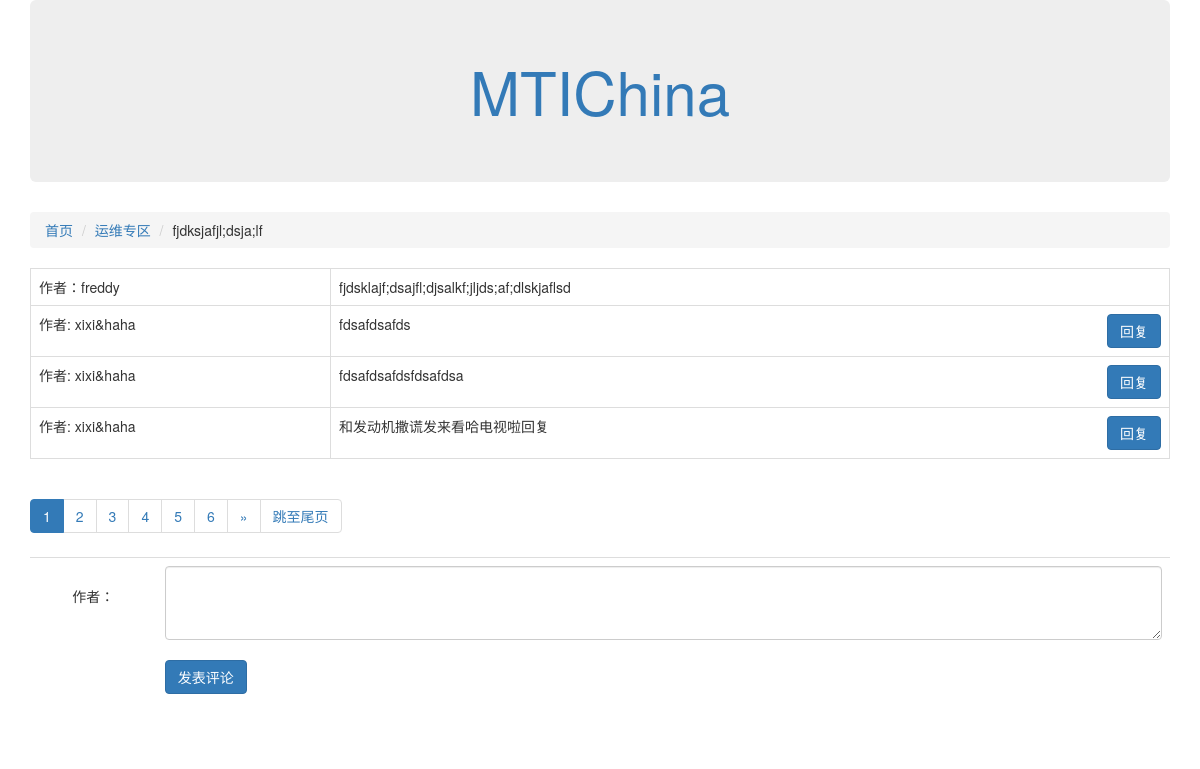
Page /article/detail/24 on the committed database.
### article/models.py (models this page shows, shortened)
class Article(models.Model):
    owner = models.ForeignKey(User,verbose_name="作者")
    block = models.ForeignKey(Block,verbose_name="文章ID")
    title = models.CharField("文章标题", max_length=100)
    content = models.CharField("文章内容", max_length=10000)
    status = models.IntegerField("状态",
                                 choices=((0,"正常"),(-1,"删除"))
                                 )
    author = models.CharField("Sevens", max_length=100)
    create_timestamp = models.DateTimeField("文章创建时间", auto_now_add=True)
    last_update_timestamp = models.DateTimeField("文章更新时刻", auto_now=True)
    class Meta:
        verbose_name = "文章"
        verbose_name_plural = "文章（列表）"

### block/models.py (models this page shows)
class Block(models.Model):
    name = models.CharField("版块名称",max_length=100)
    descp = models.CharField("版块描述",max_length=100)
    admin = models.CharField("版块管理员名称",max_length=100)
    status = models.IntegerField("状态",choices=((0,"正常"),(-1,"删除")))
    def __str__(self):
        return self.name
    class Meta:
        verbose_name = "版块"
        verbose_name_plural = "版块（列表）"

### comment/models.py (models this page shows, shortened)
class Comment(models.Model):
    owner = models.ForeignKey(User, verbose_name="评论作者")
    article = models.ForeignKey(Article, verbose_name="所评论文章")
    content = models.CharField("评论内容",max_length=10000)
    status = models.IntegerField("状态",
                                 choices=((0, "正常"), (-1, "删除")), default=0)
    create_timestamp = models.DateTimeField("评论创建时间", auto_now_add=True)
    last_update_timestamp = models.DateTimeField("评论更新时刻", auto_now=True)
    to_comment = models.ForeignKey("self", null=True, blank=True, verbose_name="回复评论的功能")
    class Meta:
        verbose_name = "评论"
        verbose_name_plural = "评论"

### article/views.py (the view)
# urls.py: url(r'^detail/(?P<article_id>\d+)', article_detail),
def article_detail(request, article_id):
    article = Article.objects.get(id=article_id)
    all_comments = Comment.objects.filter(article=article)
    page_no = int(request.GET.get("page_no", "1"))
    comments, pagination_data = paginate_queryset(all_comments,page_no,cnt_per_page=3)
    return render(request, "article_detail.html", {"article_detail": article,
                                                   "pagination_data": pagination_data,
                                                   "comments":comments})

### article/templates/article_detail.html (shortened to what this page needs)
{% extends "base.html" %}
{% block content %}
<div class="col-xs-12 col-md-12">
    <ol class="breadcrumb">
        <li><a href="/">首页</a></li>
        <li><a href="/article/list/{{article_detail.block.id}}">{{article_detail.block}}</a></li>
        <li>{{article_detail.title}}</li>
    </ol>
</div>
<div class="col-xs-12 col-md-12">
    <table class="table table-bordered">
        <tbody>
        <tr>
            <td style="width:300px">作者：{{article_detail.owner}}</td>
            <td>{{article_detail.content}}</td>
        </tr>
        {% for comment in comments %}
        <tr>
            <td style="width: 300px;">
                作者: {{ comment.owner.username }}
            </td>
            <td>
                {{comment.content|linebreaksbr}}
                <a href="#replyRegion" data-id="{{comment.id}}" class="replyBtn btn btn-primary pull-right">回复</a>
                {% endfor %}
            </td>
        </tr>
        </tbody>
    </table>
</div>
{% include "pagination.html" %}
<div class="col-xs-12 col-md-12">
    <table id="replyRegion" class="table mainTable">
        <tr>
            <td class="author">
                <br/>
                <center>作者：{{ user.username }}</center>
            </td>
            <td class="content">
                <textarea class="form-control" id="commentContent" rows="3"></textarea>
                <br/>
                <button class="btn btn-primary" id="commentBtn">发表评论</button>
                <br/>
                <br/>
            </td>
        </tr>
    </table>
</div>
{% endblock %}

### article/templates/article_detail.html (style rules this page uses)
.mainTable td.author { width: 10%; }
.mainTable td.content { width: 80%; }

### rows in the picture
Article: block "运维专区", title "fjdksjafjl;dsja;lf", owner "freddy", content "fjdsklajf;dsajfl;djsalkf;jljds;af;dlskjaflsd"
Comment: owner.username "xixi&haha", content "fdsafdsafds"
Comment: owner.username "xixi&haha", content "fdsafdsafdsfdsafdsa"
Comment: owner.username "xixi&haha", content "和发动机撒谎发来看哈电视啦回复"

### other values in the picture
{{ current__page }} "1"
{{ current__page }} "2" "3" "4" "5" "6"
